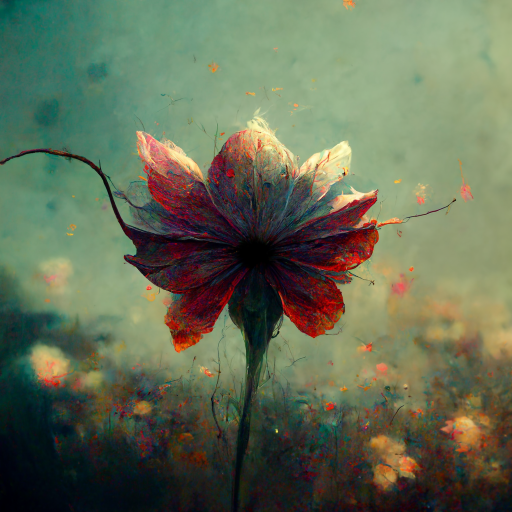
#> input picture flower.png, 1024 x 1024 px (shown at 1/2 size)
$ python cool_diffusion.py
#> lines starting #> are read from the running program, lines starting #| are printed output that depends on the picture
import cv2
import numpy as np
import mat as m

orimg = cv2.imread("./flower.png")
#> orimg is the input picture: shape (1024, 1024, 3); mean B, G, R 84.9, 109.1, 100
#orimg = cv2.cvtColor(orimg, cv2.COLOR_BGR2GRAY)
orimg = cv2.resize(orimg, (600, 600))
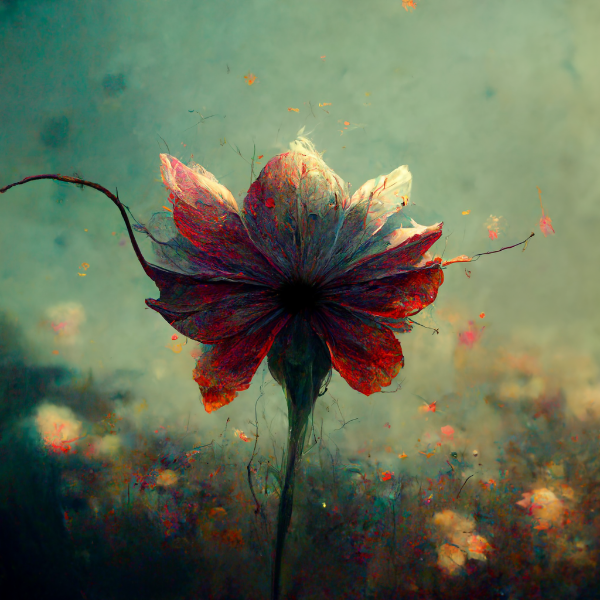
#> orimg: shape (600, 600, 3); mean B, G, R 84.8, 109, 99.9

img = orimg.copy()

color_list = []
color = 0
for i in range(10):
	color_list.append(int(i * (255/9)))

print(color_list)

#> (the run stopped early here; a loop or call above may not have finished)

$ run again, with mountain.png copied over flower.png
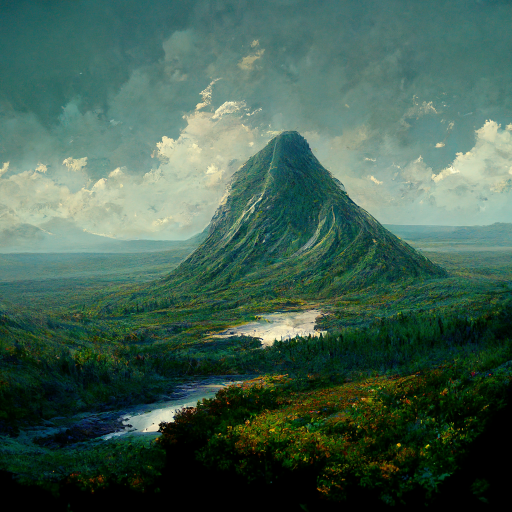
#> input picture mountain.png, 1024 x 1024 px (shown at 1/2 size)
#> orimg is the input picture: shape (1024, 1024, 3); mean B, G, R 80.6, 95.8, 65.8
#> `orimg = cv2.resize(orimg, (600, 600))`:
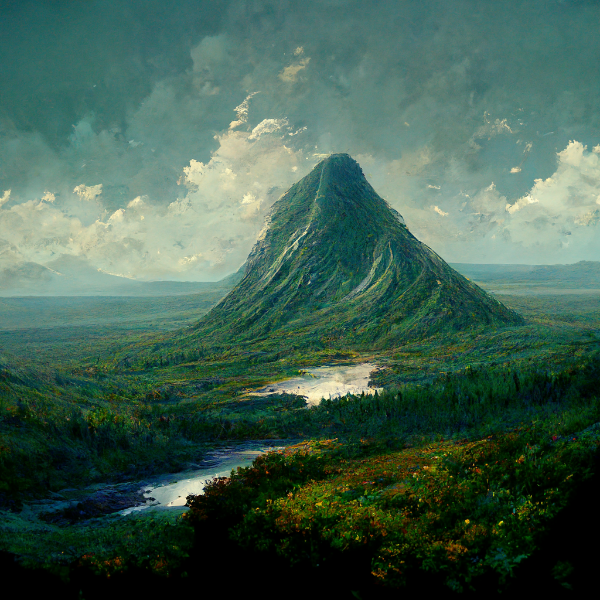
#> orimg: shape (600, 600, 3); mean B, G, R 80.5, 95.7, 65.7

$ run again, with sky.png copied over flower.png
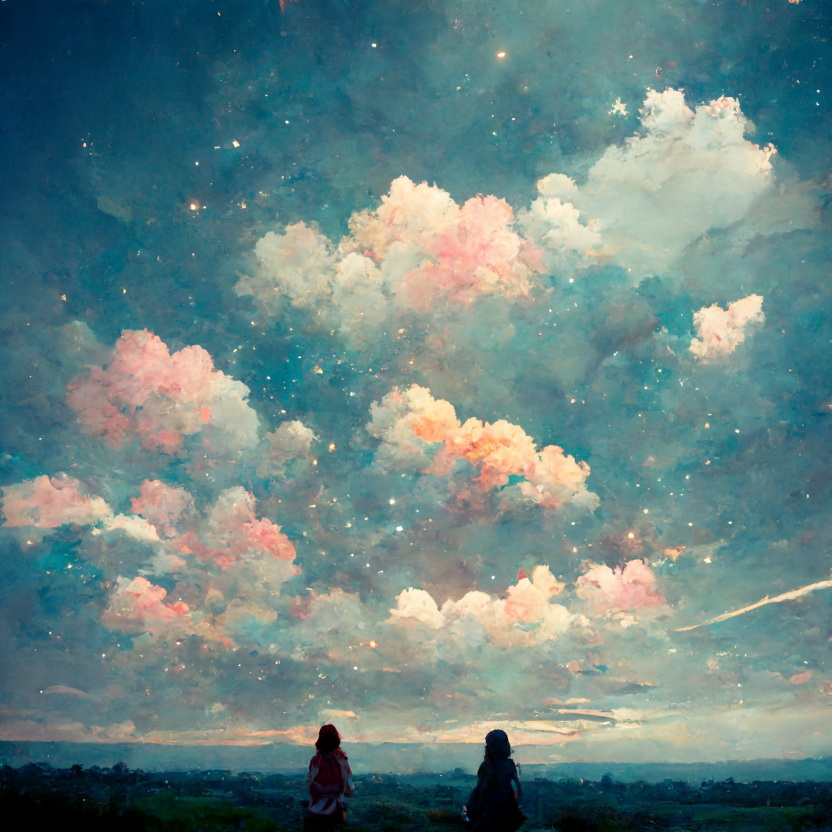
#> input picture sky.png, 1664 x 1664 px (shown at 1/2 size)
#> orimg is the input picture: shape (1664, 1664, 3); mean B, G, R 130.2, 131.5, 104.2
#> `orimg = cv2.resize(orimg, (600, 600))`:
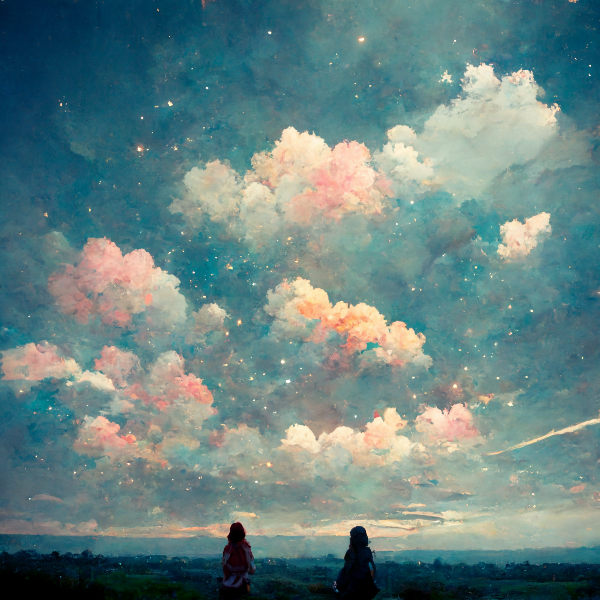
#> orimg: shape (600, 600, 3); mean B, G, R 130.1, 131.4, 104.1
